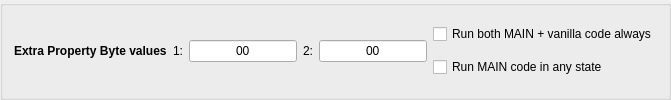
         <widget class="QGroupBox" name="groupBoxextraProp">
          <property name="title">
           <string/>
          </property>
          <property name="flat">
           <bool>false</bool>
          </property>
          <layout class="QHBoxLayout" name="horizontalLayout_36">
           <item>
            <widget class="QLabel" name="asmFileLabel_2">
             <property name="text">
              <string>&lt;html&gt;&lt;head/&gt;&lt;body&gt;&lt;p&gt;&lt;span style=&quot; font-weight:600;&quot;&gt;Extra Property Byte values&lt;/span&gt;&lt;/p&gt;&lt;/body&gt;&lt;/html&gt;</string>
             </property>
            </widget>
           </item>
           <item>
            <widget class="QLabel" name="asmFileLabel_4">
             <property name="text">
              <string>&lt;html&gt;&lt;head/&gt;&lt;body&gt;&lt;p align=&quot;right&quot;&gt;1:&lt;/p&gt;&lt;/body&gt;&lt;/html&gt;</string>
             </property>
            </widget>
           </item>
           <item>
            <widget class="QLineEdit" name="lineEditExtraProp1">
             <property name="text">
              <string>00</string>
             </property>
             <property name="maxLength">
              <number>2</number>
             </property>
             <property name="alignment">
              <set>Qt::AlignmentFlag::AlignCenter</set>
             </property>
            </widget>
           </item>
           <item>
            <widget class="QLabel" name="asmFileLabel_3">
             <property name="text">
              <string>&lt;html&gt;&lt;head/&gt;&lt;body&gt;&lt;p align=&quot;right&quot;&gt;2:&lt;/p&gt;&lt;/body&gt;&lt;/html&gt;</string>
             </property>
            </widget>
           </item>
           <item>
            <widget class="QLineEdit" name="lineEditExtraProp2">
             <property name="text">
              <string>00</string>
             </property>
             <property name="maxLength">
              <number>2</number>
             </property>
             <property name="alignment">
              <set>Qt::AlignmentFlag::AlignCenter</set>
             </property>
            </widget>
           </item>
           <item>
            <layout class="QVBoxLayout" name="verticalLayout_3">
             <item>
              <widget class="QCheckBox" name="extraPropByte2Bit6CheckBox">
               <property name="text">
                <string>Run both MAIN + vanilla code always</string>
               </property>
              </widget>
             </item>
             <item>
              <widget class="QCheckBox" name="extraPropByte2Bit7CheckBox">
               <property name="text">
                <string>Run MAIN code in any state</string>
               </property>
              </widget>
             </item>
            </layout>
           </item>
          </layout>
         </widget>
